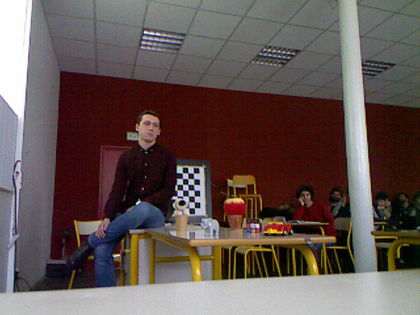
%> input picture LeftRgbobjects_scene21.png, 420 x 315 px, shrunk from 640 x 480 before the run
$ octave reconstruction3D.m   (GNU Octave 9; MATLAB toolbox functions it lacks are replaced by stand-ins)
%> lines starting %> are read from the running program, lines starting %| are printed output that depends on the picture
%%
close all;
clear all;
clc;
%%
%Kinect Depth camera parameters
fx_d =  5.7616540758591043e+02;
fy_d = 5.7375619782082447e+02;
cx_d = 3.2442516903961865e+02;
cy_d = 2.3584766381177013e+02;

% Extrinsic parameters between RGB and Depth camera for Kinect V1
% Rotation matrix
R =  inv([  9.9998579449446667e-01, 3.4203777687649762e-03, -4.0880099301915437e-03;
    -3.4291385577729263e-03, 9.9999183503355726e-01, -2.1379604698021303e-03;
    4.0806639192662465e-03, 2.1519484514690057e-03,  9.9998935859330040e-01]);
% Translation vector.
T = -[  2.2142187053089738e-02, -1.4391632009665779e-04, -7.9356552371601212e-03 ]';

%% load left and right images in order to reconstract them.
%3D reconstruction

%% Left images prameters
colorImage = imread('LeftRgbobjects_scene21.png');
%> colorImage is the input picture: size 315x420x3 uint8; mean R, G, B 99.5, 85.7, 82.2
IL= rgb2gray(colorImage);
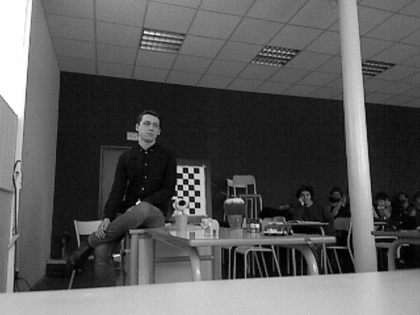
%> IL: size 315x420 uint8; min 0, max 255, mean 89.4
left_depth = imread('LeftDepthobjects_scene21.png');
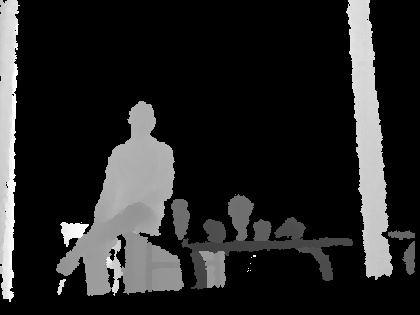
%> input picture LeftDepthobjects_scene21.png, 420 x 315 px, shrunk from 640 x 480 before the run
%> left_depth is the input picture: size 315x420 uint16; min 0, max 3975, mean 597.2
depth = double(left_depth);
[leftNR,leftNC]=size(IL); % image left size
%> leftNR = 315; leftNC = 420

%information that we gain in calibration part for laef images
% %-- Focal length:fc = [ 574.276807728040010 ; 557.136687864597430 ];
% %-- Principal point:cc = [ 238.427082927314870 ; 245.733893045488630 ];
%-- Focal length:
Rgb_left_fx = 574.276807728040010 ;
Rgb_left_fy =  557.136687864597430;
Rgb_left_cx = 238.427082927314870;
Rgb_left_cy =  245.733893045488630;
%use disparity for finidng depth
% figure, subplot(1,2,1), imshow(IL);
% subplot(1,2,2), imshow(IR);
% %%%RightRgbobjects_scene21
% disparityRange = [-5 5];
% disparityMap = disparity(IL,IR);
% figure ;
% clf;imshow(disparityMap);
% title('Disparity Map');
% colormap(gca,jet)
% colorbar


%% comput the real world points with the depth image information
%LEFT CAMERA
%points in world coordinate
PW = zeros(leftNR,leftNC,3);
kl=0;
leftcor = zeros(leftNR * leftNC, 3);
leftcol = zeros(leftNR * leftNC, 3);
% we have depth ccamera intrinsics, each pixel (x_d,y_d) of the depth
% camera can be projected to metric 3D space using the following formula:
for i= 1:leftNR
    for j=1:leftNC

     PW(i, j,  1) =(j - cx_d) * depth(i, j) / fx_d;
     PW(i, j,  2) =(i - cy_d) * depth(i, j) / fy_d;
     PW(i, j,  3) = depth(i,j);

        if PW(i, j, 3) > 0
            PWL = [PW(i, j, 1), PW(i, j, 2), PW(i, j, 3)];
            PWL_T = R * PWL' + T;
            LP2D_rgb_i = round((PWL_T(1)* Rgb_left_fx / PWL_T(3)) + Rgb_left_cx);
            LP2D_rgb_j= round((PWL_T (2) * Rgb_left_fy /  PWL_T(3)) + Rgb_left_cy);


              if LP2D_rgb_i > 0 && LP2D_rgb_j > 0 && LP2D_rgb_i < leftNC  && LP2D_rgb_j < leftNR;
                color = colorImage(LP2D_rgb_j, LP2D_rgb_i, :);
                kl = kl + 1;

                leftcor(kl,:)= PWL_T;
                leftcol(kl,:)= color;
              end
        end
    end
end
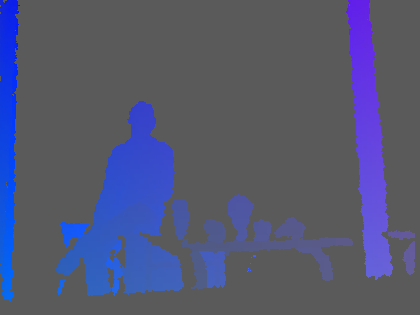
%> PW: size 315x420x3 double; mean R, G, B -144.8, -54.6, 597.2; drawn with min black and max white
%> after the loop, LP2D_rgb_i = -71; LP2D_rgb_j = 310; PWL = [-2044.8 433.4 3759]; PWL_T = [-2031; 434.5; 3766.4]; color = [187 187 181]; kl = 24517


leftcor = leftcor(1:kl, :);
leftcol = leftcol(1:kl, :);

new_p = zeros( kl , 3);
% [7 lines of commented-out code are left out]
Rotationvector = [ -0.03577  ; 0.72453  ;-0.12164 ];
Translationvector = [ -883.17935  ; 71.32935 ; 467.33186 ];

%> (the run ends here)
